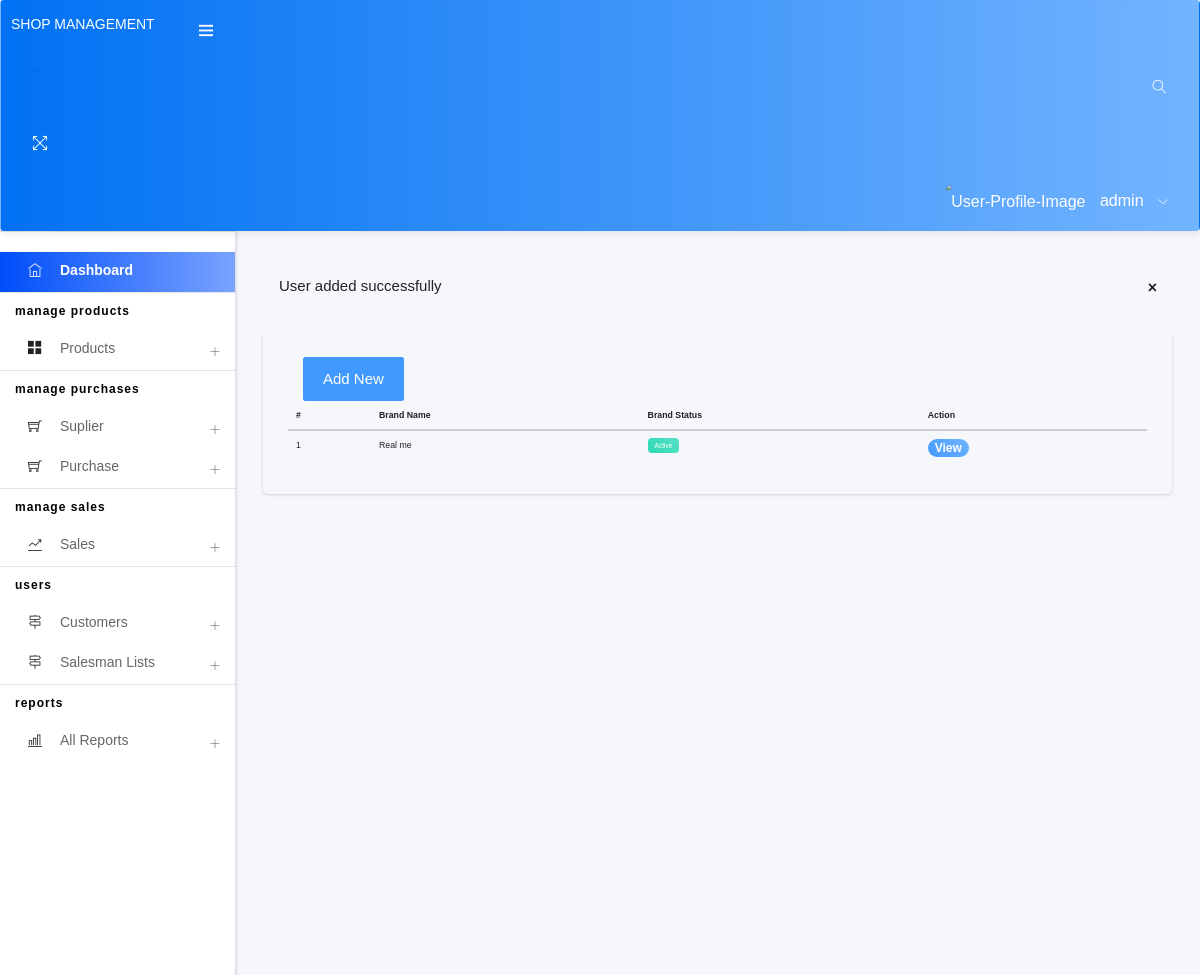
/brands.php (signed in), run on an earlier commit of the app's database.
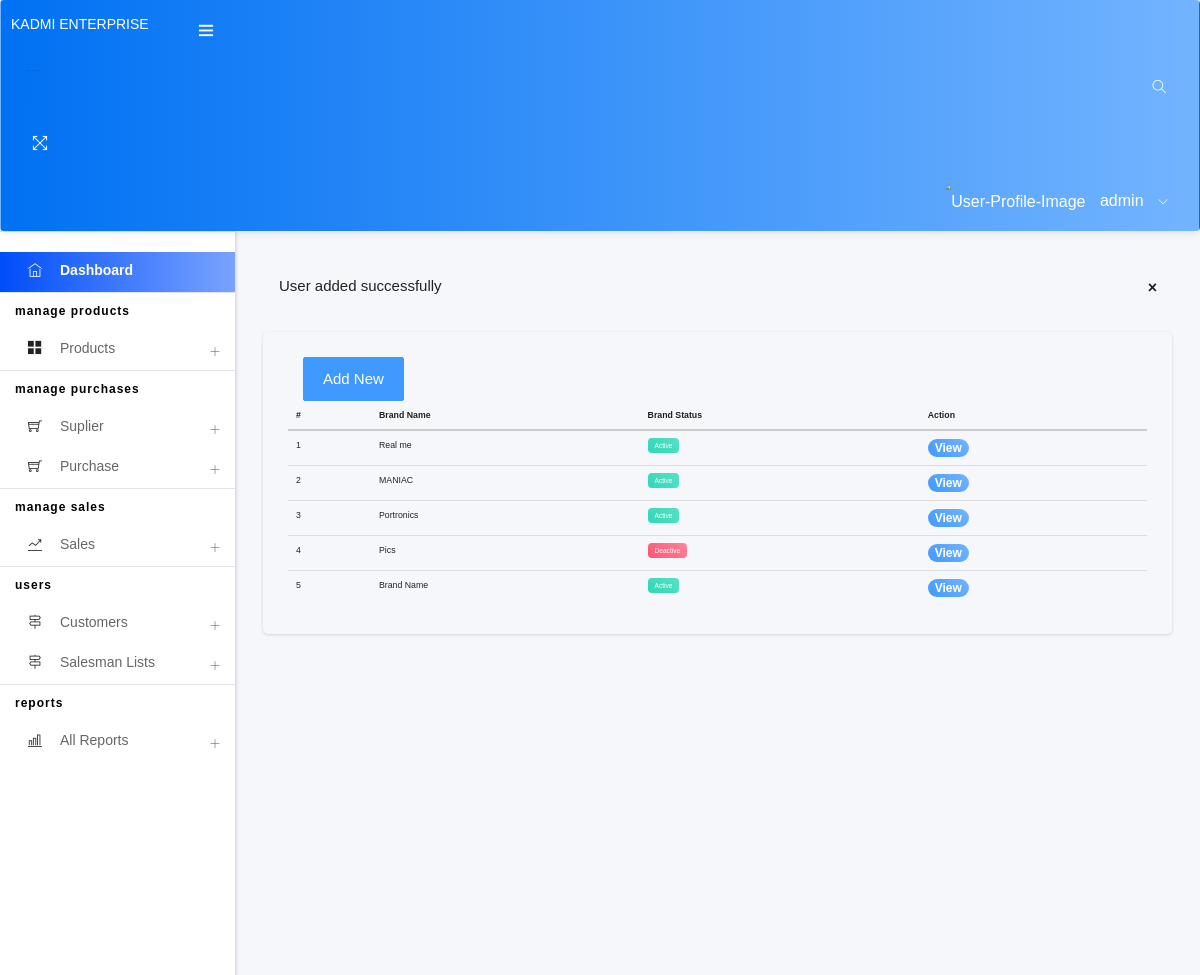
And on a later commit of the database.
### tables this page shows
CREATE TABLE `users` (
  `id` int(11) NOT NULL,
  `user_name` varchar(255) NOT NULL,
  `ufname` varchar(255) NOT NULL,
  `user_pass` varchar(255) NOT NULL,
  `user_email` varchar(255) NOT NULL,
  `user_role` varchar(255) NOT NULL,
  `u_photo` varchar(255) NOT NULL,
  `u_com` varchar(255) DEFAULT NULL,
  `phone` varchar(255) DEFAULT NULL,
  `com_reg` varchar(255) DEFAULT NULL,
  `U_address` varchar(255) DEFAULT NULL,
  `u_country` varchar(255) DEFAULT NULL,
  `u_about` varchar(255) DEFAULT NULL
);

CREATE TABLE `brand` (
  `b_id` int(11) NOT NULL,
  `brand_name` varchar(255) NOT NULL,
  `brand_status` varchar(255) DEFAULT NULL
);

### session.php (called while the page is built, shortened)
<?php
if (isset($_SESSION['username'])) {
    $user = $_SESSION['username'];
    $stmt = $conn->prepare('SELECT * FROM users WHERE user_name = ?');
    $stmt->bind_param('s', $user);
    $stmt->execute();
    $result = $stmt->get_result();
    $row = $result->fetch_array(MYSQLI_ASSOC);
    $uphoto = $row['u_photo'];
    $urole = $row['user_role'];
    $adminRole = 'admin';
    $stmt = $conn->prepare('SELECT u_com, com_reg, U_address, u_country FROM users WHERE user_role = ? ORDER BY id ASC LIMIT 1');
    $stmt->bind_param('s', $adminRole);
    $stmt->execute();
    $adminResult = $stmt->get_result();
    $adminRow = $adminResult->fetch_array(MYSQLI_ASSOC);
    $comName = $adminRow['u_com'] ?? 'Company information not available';
}

### brands.php (the view, shortened to what this page needs)
<?php
require_once 'includes/header.php';
require_once 'includes/sidebar.php';
?>
<div class="pcoded-content">
    <div class="pcoded-inner-content">
        <div class="main-body">
            <div class="page-wrapper">
                <div class="page-body">
                    <?php if (isset($_SESSION['response'])) { ?>
                    <div class="alert alert-<?= $_SESSION['res_type'];?> alert-dismissible">
                        <button type="button" class="close" data-dismiss="alert">&times;</button>
                        <?= $_SESSION['response'];?>
                    </div>
                    <?php } unset($_SESSION['response']);?>
                    <div class="card">
                        <div class="card-header">
                            <div class="col-md-12">
                                <a href="brand-frm.php" class="btn btn-primary">Add new</a>
                            </div>
                            <div class="card-header-right">
                                <ul class="list-unstyled card-option">
                                    <li><i class="fa fa-chevron-left"></i></li>
                                </ul>
                            </div>
                        </div>
                        <div class="card-block table-border-style">
                            <div class="table-responsive">
                                <table class="table table-hover">
                                    <thead>
                                            <tr>
                                                <th>#</th>
                                                <th>Brand Name</th>
                                                <th>Brand Status</th>
                                                <th>Action</th>
                                            </tr>
                                        </thead>
                                        <tbody>
                                            <?php
                                                $q ="SELECT * FROM brand";
                                                $r= $conn->prepare($q);
                                                $r->execute();
                                                $c = $r->get_result();
                                                while($row=mysqli_fetch_array($c)){
                                                ?>
                                            <tr>
                                                <td><?= $row['b_id'];?></td>
                                                <td><?= $row['brand_name'];?></td>
                                                <td>
                                                    <?php if ($row['brand_status'] == '1') {
                                            ?>
                                            <a class="label label-success" href="action.php?b_id=<?= $row['b_id'];?>&status=0">Active</a>
                                            <?php }else{?>
                                            <a class="label label-danger" href="action.php?b_id=<?= $row['b_id'];?>&status=1">Deactive</a>
                                            <?php }?>
                                                </td>
                                                <td>
                                                 <?php
                                                if ($urole == 'admin') {
                                                ?>
                                                <a href="brand-frm.php?b_view=<?= $row['b_id'];?>" class="badge badge-primary p-2"><i class="ti-pencil-alt"></i></a>
                                                <a href="action.php?b_delete=<?=$row['b_id']; ?>" onclick="return delete_alert();" class="badge badge-danger p-2"><i class="ti-trash"></i></a>
                                                    <?php
                                                }else{
                                                ?>
                                                <a href="#" class="badge badge-primary p-2">View</a>
                                                <?php }?>
                                                </td>
                                            </tr>
                                            <?php }?>
                                        </tbody>
                                </table>
                            </div>
                        </div>
                    </div>
                </div>
            </div>
        </div>
    </div>
</div>
<?php require_once 'includes/footer.php'?>

### includes/header.php (shortened to what this page needs)
<?php
require_once 'action.php';
include 'session.php';
?>
<!DOCTYPE html>
<html lang="en">
<head>
<link rel="stylesheet" type="text/css" href="assets/css/bootstrap/css/bootstrap.min.css">
 <link rel="stylesheet" href="https://code.jquery.com/ui/1.14.0/themes/base/jquery-ui.css">
<link rel="stylesheet" href="assets/plugins/datatables-bs4/css/dataTables.bootstrap4.min.css">
<link rel="stylesheet" href="assets/plugins/datatables-responsive/css/responsive.bootstrap4.min.css">
<link rel="stylesheet" href="assets/select2/css/select2.min.css">
<link rel="stylesheet" href="assets/select2-bootstrap4-theme/select2-bootstrap4.min.css">
 <link rel="stylesheet" type="text/css" href="assets/sweetalert/sweetalert.min.css">
<link rel="stylesheet" type="text/css" href="assets/icon/themify-icons/themify-icons.css">
<link rel="stylesheet" type="text/css" href="assets/icon/font-awesome/css/font-awesome.min.css">
<link rel="stylesheet" type="text/css" href="assets/icon/icofont/css/icofont.css">
<link rel="stylesheet" type="text/css" href="assets/css/style.css">
<link rel="stylesheet" type="text/css" href="assets/css/main.css">
<link rel="stylesheet" type="text/css" href="assets/css/jquery.mCustomScrollbar.css">
</head>
<body>
<div id="pcoded" class="pcoded">
<div class="pcoded-container navbar-wrapper">
<nav class="navbar header-navbar pcoded-header">
<div class="navbar-wrapper">
    <div class="navbar-logo">
        <a class="mobile-menu" id="mobile-collapse" href="#!">
            <i class="ti-menu"></i>
        </a>
        <a href="index.php" class="text-center">
            <p><?= $comName;?></p>
        </a>
    </div>
    <div class="navbar-container container-fluid">
        <ul class="nav-left">
            <li class="header-search">
                <div class="main-search morphsearch-search">
                    <div class="input-group">
                        <input type="text" class="form-control">
                        <span class="input-group-addon search-btn"><i class="ti-search"></i></span>
                    </div>
                </div>
            </li>
            <li>
                <a href="#!" onclick="javascript:toggleFullScreen()">
                    <i class="ti-fullscreen"></i>
                </a>
            </li>
        </ul>
        <ul class="nav-right">
            <li class="user-profile header-notification">
                <a href="#!">
                    <img src="<?= $uphoto;?>" class="img-radius" alt="User-Profile-Image">
                    <span><?= $_SESSION['username'];?></span>
                    <i class="ti-angle-down"></i>
                </a>
            </li>
        </ul>
    </div>
</div>
</nav>

### includes/sidebar.php (shortened to what this page needs)
<div class="pcoded-main-container">
<div class="pcoded-wrapper">
<nav class="pcoded-navbar">
    <div class="pcoded-inner-navbar main-menu">
            <div class="pcoded-navigatio-lavel" data-i18n="nav.category.navigation"></div>
        <ul class="pcoded-item pcoded-left-item">
            <li class="active">
                <a href="index.php">
                    <span class="pcoded-micon"><i class="ti-home"></i><b>D</b></span>
                    <span class="pcoded-mtext" data-i18n="nav.dash.main">Dashboard</span>
                </a>
            </li>
        </ul>
        <div class="pcoded-navigatio-lavel" data-i18n="nav.category.navigation">Manage Products</div>
            <ul class="pcoded-item pcoded-left-item">
            <li class="pcoded-hasmenu">
                <a href="javascript:void(0)">
                    <span class="pcoded-micon"><i class="ti-layout-grid2-alt"></i></span>
                    <span class="pcoded-mtext"  data-i18n="nav.basic-components.main">Products</span>
                </a>
            </li>
        </ul>
        <div class="pcoded-navigatio-lavel" data-i18n="nav.category.navigation">Manage Purchases</div>
            <ul class="pcoded-item pcoded-left-item">
                <li class="pcoded-hasmenu ">
                    <a href="javascript:void(0)">
                        <span class="pcoded-micon"><i class="ti-shopping-cart"></i><b>P</b></span>
                        <span class="pcoded-mtext" data-i18n="nav.dash.main">Suplier</span>
                    </a>
                </li>
                <li class="pcoded-hasmenu ">
                    <a href="javascript:void(0)">
                        <span class="pcoded-micon"><i class="ti-shopping-cart"></i><b>P</b></span>
                        <span class="pcoded-mtext" data-i18n="nav.dash.main">Purchase</span>
                    </a>
                </li>
        </ul>
        <div class="pcoded-navigatio-lavel" data-i18n="nav.category.navigation">Manage Sales</div>
            <ul class="pcoded-item pcoded-left-item">
            <li class="pcoded-hasmenu ">
                <a href="javascript:void(0)">
                    <span class="pcoded-micon"><i class="ti-stats-up"></i><b>S</b></span>
                    <span class="pcoded-mtext" data-i18n="nav.dash.main">Sales</span>
                </a>
            </li>
        </ul>
        <div class="pcoded-navigatio-lavel" data-i18n="nav.category.other">Users</div>
        <ul class="pcoded-item pcoded-left-item">
         <li class="pcoded-hasmenu ">
                <a href="javascript:void(0)">
                    <span class="pcoded-micon"><i class="ti-direction-alt"></i><b>U</b></span>
                    <span class="pcoded-mtext" data-i18n="nav.menu-levels.main">Customers</span>
                </a>
            </li>
            <li class="pcoded-hasmenu ">
                <a href="javascript:void(0)">
                    <span class="pcoded-micon"><i class="ti-direction-alt"></i><b>U</b></span>
                    <span class="pcoded-mtext" data-i18n="nav.menu-levels.main">Salesman Lists</span>
                </a>
            </li>
        </ul>
        <div class="pcoded-navigatio-lavel" data-i18n="nav.category.navigation">Reports</div>
         <ul class="pcoded-item pcoded-left-item">
            <li class="pcoded-hasmenu ">
                <a href="reports.php">
                    <span class="pcoded-micon"><i class="ti-bar-chart"></i></span>
                    <span class="pcoded-mtext" data-i18n="nav.dash.main">All Reports</span>
                </a>
            </li>
        </ul>
    </div>
</nav>

### includes/footer.php (shortened to what this page needs)
        </div>
    </div>
</body>
</html>

What changed in the data, as far as the page shows it:
removed users: u_com "SHOP MANAGEMENT"
added users: u_com "KADMI ENTERPRISE"
added brand: b_id "2", brand_name "MANIAC"
added brand: b_id "3", brand_name "Portronics"
added brand: b_id "4", brand_name "Pics"
added brand: b_id "5", brand_name "Brand Name"
